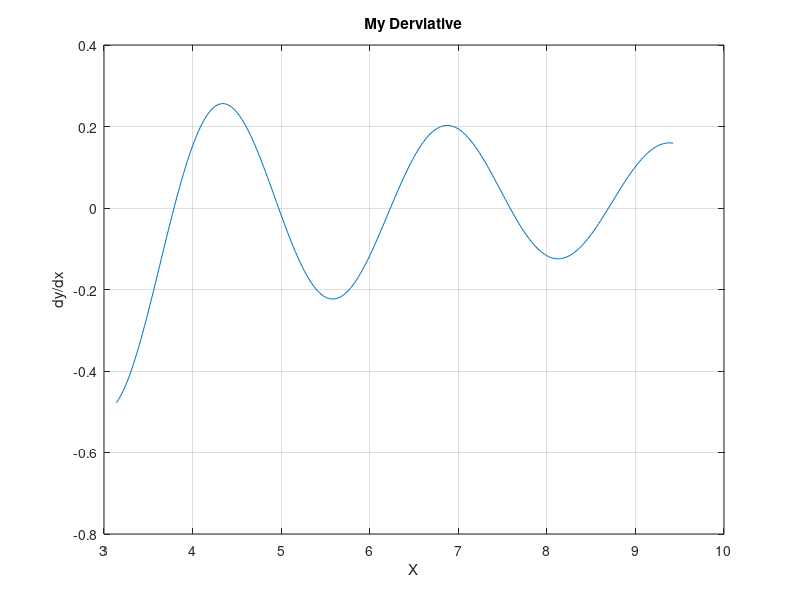

Write the MATLAB code that produced this figure.
% plotFunc.m
%  Plots the function of the form 
%    f(x) = cos(x)*cos(b*x)

%% set parameters
xmin=pi;        % Minimum value of x being plotted
xmax=3*pi;      % Maximum value of x being plotted
Nx=300;         % Number of points plotted
b = 1.5;        % Coefficient b of the equation f(x)=cos(x)*cos(b*x)
doGrid = true;  % Boolean variable to control if the grid is on or off

%% calculate function values - Do not change
x=linspace(xmin,xmax,Nx);     % Calculate x points
y = cos(x).*cos(b*x);         % Calculate y points of function

%% calculate derivative values - Do not change
dx = 1*10^-6;               
xp = x + dx;  
xm = x - dx;
yp = cos(xp).*cos(b*xp)./xp;
ym = cos(xm).*cos(b*xm)./xm;
dydx = (yp - ym)/(2*dx);      % Approximate Derivative

%% Plot the function
plot(x,y);             % Plots the function
xlabel('X');           % Label on the x-axis
ylabel('Y');           % Label on the y-axis
title('My Function');  % Title of the figure

if doGrid              % If statement will add the grid if the variable 
    grid on;           % doGrid is set to be true.  Othewise, the grid will
end                    % not appear

%% Plot of the derivative
plot(x, dydx);           % Plots the derivative
xlabel('X');             % Label on the x-axis
ylabel('dy/dx');         % Label on the y-axis
title('My Derviative');  % Title of the figure

if doGrid         % If statement will add the grid if the variable 
    grid on;      % doGrid is set to be true.  Othewise, the grid will
end               % not appear